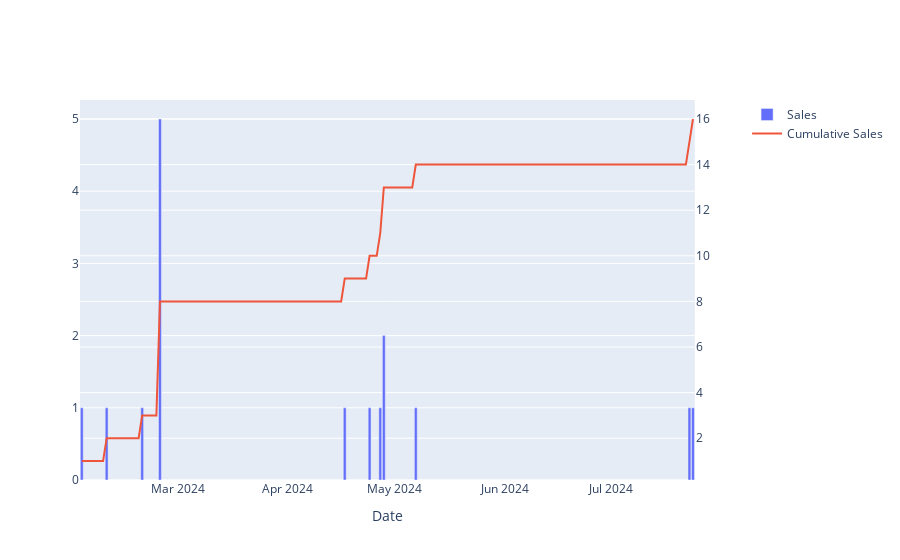

Notebook cell for this chart:
### Code cell
daily_sales_fig = make_subplots(specs=[[{"secondary_y": True}]])

daily_sales_fig.add_trace(
    go.Bar(
        x=daily_sales_metrics.index,
        y=daily_sales_metrics['daily_sales'],
        name='Sales'
    ),
    secondary_y=False
)

daily_sales_fig.add_trace(
    go.Scatter(
        x=daily_sales_metrics.index,
        y=daily_sales_metrics['cumulative_sales'],
        name='Cumulative Sales',
        mode='lines'
    ),
    secondary_y=True
)

daily_sales_fig.update_xaxes(title_text="Date")

# daily_sales_fig.show()

### Figure 1 — Plotly figure (JSON) as saved in the notebook; plotly's stock layout.template omitted (floating-point values rounded to 4 significant figures; data arrays with more than 128 entries replaced by an {"elided": "..."} marker saying what was removed)
{"data": [{"name": "Sales", "type": "bar", "x": {"elided": "173 str values"}, "xaxis": "x", "y": {"elided": "173 int values"}, "yaxis": "y"}, {"mode": "lines", "name": "Cumulative Sales", "type": "scatter", "x": {"elided": "173 str values"}, "xaxis": "x", "y": {"elided": "173 int values"}, "yaxis": "y2"}], "layout": {"xaxis": {"anchor": "y", "domain": [0, 0.94], "title": {"text": "Date"}}, "yaxis": {"anchor": "x", "domain": [0, 1]}, "yaxis2": {"anchor": "x", "overlaying": "y", "side": "right"}}}
